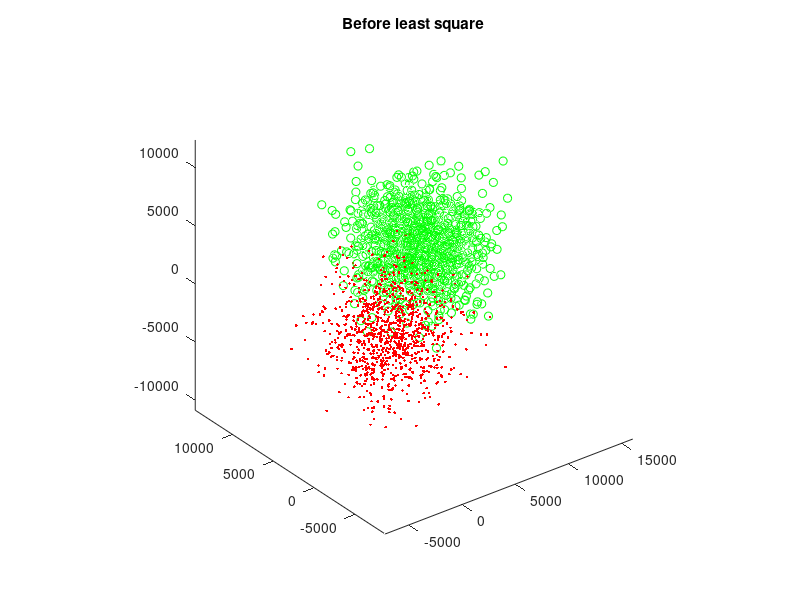
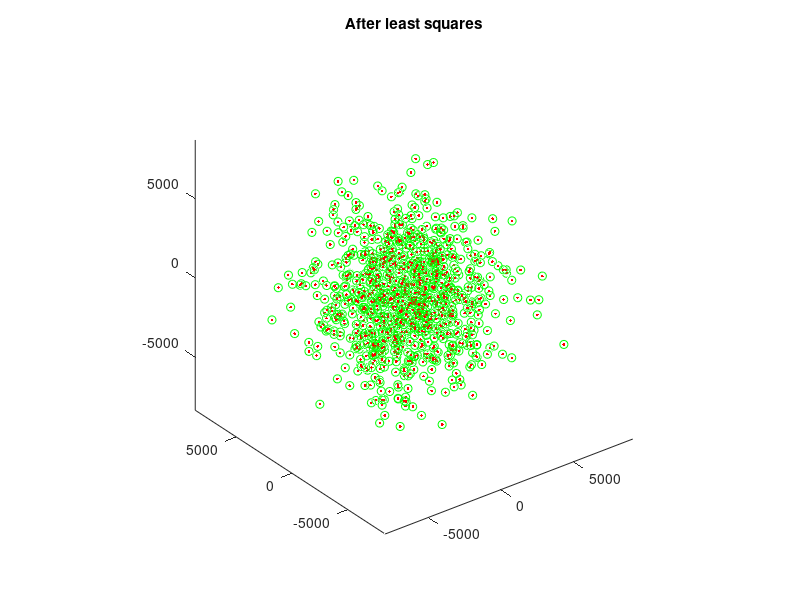

Reproduce these figures in MATLAB, in order.
clear all 
close all
clc

N = 1000;         % All points
M = 20;          % Num of those points in least square
max_dist = 5000; % in mm (room scale)
adjust = 0.5;    % Adjust for camera fov
noise_mult = 0.001;   % percentage

% Make random transformation matrix
R = rotx(360*rand(1,1)) * roty(360*rand(1,1)) * rotz(360*rand(1,1));
t = max_dist * rand(3,1) + 2000;
T = [R, t ; 0,0,0,1];

% Least square
% a = [0,0,1,1 ; 0,1,0,1 ; 1,0,0,1 ; 0,0,0,1]';
a = [adjust*max_dist*randn(3,N) ; ones(1,N)];               % Generate N points
b = T*a + [max_dist*noise_mult*randn(3,N) ; zeros(1,N)]; % Transform points and add some noise

bb = reshape(b,[],1);
ab = zeros(N,16);
for j=1:N
    for i=1:4
        ab(4*(j-1)+i,:) = [zeros(1, 4*(i-1)), a(:,j)', zeros(1, 4*(4-i))];
    end
end

% ab*Tt = bb ->
Tt = ab\bb;
Tt = reshape(Tt, 4,4)';
Tt(4,1:3) = [0,0,0]
a_out = inv(Tt)*b;




%% 2nd iteration

% b2 = T*a_out + [N*noise*randn(3,N) ; zeros(1,N)];
% bb2 = reshape(b2,[],1);
% ab2 = zeros(N,16);
% for j=1:N
%     for i=1:4
%         ab(4*(j-1)+i,:) = [zeros(1, 4*(i-1)), a(:,j)', zeros(1, 4*(4-i))];
%     end
% end
% % ab*Tt = bb ->
% Tt2 = ab\bb;
% Tt2 = reshape(Tt2, 4,4)';
% a_out2 = inv(Tt2)*b2;



%% Plot
figure
plot3(a(1,:),a(2,:),a(3,:),'r.',b(1,:),b(2,:),b(3,:),'go'), hold on, axis equal
title("Before least square");

figure
plot3(a(1,:),a(2,:),a(3,:),'r.',a_out(1,:),a_out(2,:),a_out(3,:),'go'), hold on, axis equal
title("After least squares");



% metrics
error = vecnorm(a(1:3,:)-a_out(1:3,:));
mean_error = mean(error) / max_dist

trans_error = vecnorm(T(1:3,4) - Tt(1:3,4))

% R = T(1:3,1:3);
R_out = Tt(1:3,1:3);
v1 = R*[1;0;0];
v2 = R_out*[1;0;0];
ang_error = acos(dot(v1, v2) / (norm(v1) * norm(v2))) * 180 / pi

% error2 = vecnorm(a(1:3,:)-a_out2(1:3,:));
% mean_error2 = mean(error)